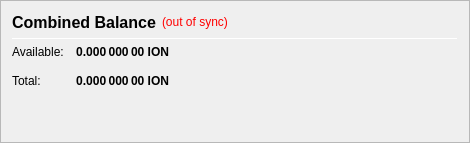
                   <widget class="QFrame" name="frame_CombinedBalances">
                    <property name="minimumSize">
                     <size>
                      <width>470</width>
                      <height>0</height>
                     </size>
                    </property>
                    <property name="frameShape">
                     <enum>QFrame::StyledPanel</enum>
                    </property>
                    <property name="frameShadow">
                     <enum>QFrame::Raised</enum>
                    </property>
                    <layout class="QVBoxLayout" name="verticalLayout_5">
                     <item>
                      <layout class="QHBoxLayout" name="horizontalLayout_5" stretch="0">
                       <item>
                        <widget class="QLabel" name="label_5z">
                         <property name="minimumSize">
                          <size>
                           <width>0</width>
                           <height>20</height>
                          </size>
                         </property>
                         <property name="font">
                          <font>
                           <pointsize>12</pointsize>
                           <weight>75</weight>
                           <bold>true</bold>
                          </font>
                         </property>
                         <property name="toolTip">
                          <string>Combined Balance (including unconfirmed and immature coins)</string>
                         </property>
                         <property name="text">
                          <string>Combined Balance</string>
                         </property>
                        </widget>
                       </item>
                       <item>
                        <widget class="QLabel" name="labelWalletStatus">
                         <property name="cursor">
                          <cursorShape>WhatsThisCursor</cursorShape>
                         </property>
                         <property name="toolTip">
                          <string>The displayed information may be out of date. Your wallet automatically synchronizes with the ION network after a connection is established, but this process has not completed yet.</string>
                         </property>
                         <property name="styleSheet">
                          <string notr="true">QLabel { color: red; }</string>
                         </property>
                         <property name="text">
                          <string notr="true">(out of sync)</string>
                         </property>
                         <property name="alignment">
                          <set>Qt::AlignLeading|Qt::AlignLeft|Qt::AlignVCenter</set>
                         </property>
                        </widget>
                       </item>
                       <item>
                        <spacer name="horizontalSpacer_1">
                         <property name="orientation">
                          <enum>Qt::Horizontal</enum>
                         </property>
                         <property name="sizeHint" stdset="0">
                          <size>
                           <width>40</width>
                           <height>20</height>
                          </size>
                         </property>
                        </spacer>
                       </item>
                      </layout>
                     </item>
                     <item>
                      <widget class="Line" name="line_CombinedBalance">
                       <property name="minimumSize">
                        <size>
                         <width>0</width>
                         <height>1</height>
                        </size>
                       </property>
                       <property name="maximumSize">
                        <size>
                         <width>16777215</width>
                         <height>1</height>
                        </size>
                       </property>
                       <property name="orientation">
                        <enum>Qt::Horizontal</enum>
                       </property>
                      </widget>
                     </item>
                     <item>
                      <layout class="QGridLayout" name="gridLayout_3">
                       <property name="spacing">
                        <number>12</number>
                       </property>
                       <item row="1" column="0">
                        <widget class="QLabel" name="labelBalanceTextz">
                         <property name="text">
                          <string>Available:</string>
                         </property>
                        </widget>
                       </item>
                       <item row="1" column="1">
                        <widget class="QLabel" name="labelBalancez">
                         <property name="font">
                          <font>
                           <weight>75</weight>
                           <bold>true</bold>
                          </font>
                         </property>
                         <property name="cursor">
                          <cursorShape>IBeamCursor</cursorShape>
                         </property>
                         <property name="toolTip">
                          <string>Your current spendable balance</string>
                         </property>
                         <property name="text">
                          <string notr="true">0.000 000 00 ION</string>
                         </property>
                         <property name="alignment">
                          <set>Qt::AlignRight|Qt::AlignTrailing|Qt::AlignVCenter</set>
                         </property>
                         <property name="textInteractionFlags">
                          <set>Qt::LinksAccessibleByMouse|Qt::TextSelectableByKeyboard|Qt::TextSelectableByMouse</set>
                         </property>
                        </widget>
                       </item>
                       <item row="2" column="0">
                        <widget class="QLabel" name="labelTotalTextz">
                         <property name="text">
                          <string>Total:</string>
                         </property>
                        </widget>
                       </item>
                       <item row="2" column="1">
                        <widget class="QLabel" name="labelTotalz">
                         <property name="font">
                          <font>
                           <weight>75</weight>
                           <bold>true</bold>
                          </font>
                         </property>
                         <property name="cursor">
                          <cursorShape>IBeamCursor</cursorShape>
                         </property>
                         <property name="toolTip">
                          <string>Total Balance, including all unavailable coins.</string>
                         </property>
                         <property name="text">
                          <string notr="true">0.000 000 00 ION</string>
                         </property>
                         <property name="alignment">
                          <set>Qt::AlignRight|Qt::AlignTrailing|Qt::AlignVCenter</set>
                         </property>
                         <property name="textInteractionFlags">
                          <set>Qt::LinksAccessibleByMouse|Qt::TextSelectableByKeyboard|Qt::TextSelectableByMouse</set>
                         </property>
                        </widget>
                       </item>
                       <item row="2" column="3">
                        <spacer name="horizontalSpacer_2">
                         <property name="orientation">
                          <enum>Qt::Horizontal</enum>
                         </property>
                         <property name="sizeHint" stdset="0">
                          <size>
                           <width>40</width>
                           <height>20</height>
                          </size>
                         </property>
                        </spacer>
                       </item>
                      </layout>
                     </item>
                     <item>
                      <spacer name="verticalSpacer_1">
                       <property name="orientation">
                        <enum>Qt::Vertical</enum>
                       </property>
                       <property name="sizeHint" stdset="0">
                        <size>
                         <width>20</width>
                         <height>40</height>
                        </size>
                       </property>
                      </spacer>
                     </item>
                    </layout>
                   </widget>
